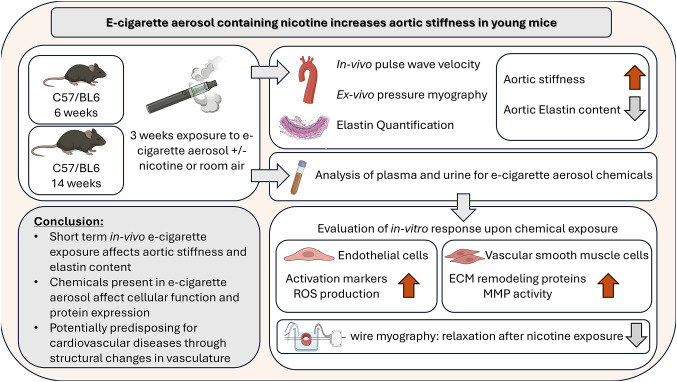
#> input picture data/clean/PMC13342398_12012_2026_10156_Figa_HTML.jpg, 677 x 382 px
$ python -i panel_segmentation.py   (imports and definitions only)
#> lines starting #> are read from the running program, lines starting #| are printed output that depends on the picture; after the words box and inside, x2 and y2 are one past the last pixel; in counts of white or black regions, pixels touching at a corner belong together
#> further down, picture is the input picture: shape (382, 677, 3); mean B, G, R 224.6, 225.2, 226.6
"""Panel segmentation + content-type gating for scientific figures.

Why this module exists (the core false-positive fix)
-----------------------------------------------------
Scientific figures are collages: continuous-tone imagery (blots, gels,
micrographs) sits next to vector graphics (line plots, bar charts,
diagrams), text labels, and scale bars. The forensic detectors ask "is
this region duplicated?", but duplication is only *suspicious* in
continuous-tone imagery — repeated axis labels, tiled plot markers,
identical scale bars and repeated text are how legitimate figures are
built. Running copy-move/cross-figure matching over the whole composite
is what drove the measured 56.6% copy-move false-alarm rate on real
papers.

This module produces an **analysis mask**: 255 where forensic pixel
analysis is meaningful (continuous-tone panels, minus text and scale
bars), 0 elsewhere. Detectors drop keypoints/regions outside the mask.

Three stages, all classical CV (CPU, training-free):

1. **Recursive X-Y cut** — split the figure at uniform gutter bands
   (rows/columns whose intensity is near-constant across the full span),
   the standard document-layout decomposition. Panels are axis-aligned
   boxes; nested layouts are handled by recursion.
2. **Panel content classification** — each panel is typed as
   ``continuous_tone`` / ``graphics`` / ``text`` / ``blank`` from
   grayscale statistics (see :func:`classify_region`). The rules are
   deliberately biased toward ``continuous_tone`` (a misclassified blot
   would silently disable fraud detection on it, which is worse than a
   few extra graphics pixels staying in the mask).
3. **Text + scale-bar masking** — a morphological-gradient text detector
   (gradient -> Otsu -> horizontal closing -> component shape filter)
   plus a thin-solid-bar detector, subtracted from the mask.

Everything is heuristic and documented as such; the point is not perfect
segmentation but removing the *systematic* legitimate-repetition sources
from the forensic detectors' field of view.
"""

from __future__ import annotations

from dataclasses import dataclass, field

import cv2
import numpy as np

# Panel content types.
CONTINUOUS_TONE = "continuous_tone"
GRAPHICS = "graphics"
TEXT = "text"
BLANK = "blank"


@dataclass
class PanelSegConfig:
    """Knobs for segmentation, classification and masking."""

    # -- X-Y cut ------------------------------------------------------------
    gutter_std_max: float = 4.0     # a row/col with std below this is "uniform"
    gutter_min_frac: float = 0.012  # gutter band must be >= this fraction of dim
    min_panel_frac: float = 0.05    # panels smaller than this fraction of a dim stop recursion
    max_depth: int = 4              # recursion depth cap

    # -- classification (see classify_region for the rationale) --------------
    # Fraction of pixels OUTSIDE the two dominant intensity bins. Vector
    # graphics are dominated by background + one ink tone (low tone fraction);
    # photographs spread across many levels (high tone fraction).
    graphics_tone_frac_max: float = 0.22
    continuous_tone_frac_min: float = 0.45
    # Fraction of pixels whose local (5x5) std exceeds ~1.5 gray levels —
    # photographs are textured almost everywhere, graphics only at edges.
    textured_frac_min: float = 0.30
    blank_std_max: float = 2.0      # panel std below this is blank

    # -- text detection -------------------------------------------------------
    text_min_height: int = 5        # px; component height bounds for text lines
    text_max_height_frac: float = 0.08  # relative to image height
    text_min_aspect: float = 1.2    # text lines are wider than tall
    text_max_aspect: float = 40.0
    text_dilate_px: int = 2         # safety margin around detected text

    # -- scale-bar detection --------------------------------------------------
    bar_max_thickness: int = 8
    bar_min_length: int = 30
    bar_solid_min: float = 0.85     # fill ratio of the component's bbox


@dataclass
class Panel:
    """One segmented panel: bbox in image coords + content type + stats."""

    bbox: tuple[int, int, int, int]   # (x, y, w, h)
    kind: str                         # continuous_tone | graphics | text | blank
    stats: dict = field(default_factory=dict)


# --------------------------------------------------------------------------
# 1. Recursive X-Y cut on uniform gutters
# --------------------------------------------------------------------------
def _uniform_runs(stds: np.ndarray, std_max: float,
                  min_len: int) -> list[tuple[int, int]]:
    """Runs of consecutive uniform lines (std < std_max) at least min_len long.

    Uniformity alone qualifies a gutter — the background may be white,
    black, or gray; what matters is that the band is featureless across
    the whole span.
    """
    uniform = stds < std_max
    runs: list[tuple[int, int]] = []
    start = None
    for i, flag in enumerate(uniform):
        if flag and start is None:
            start = i
        elif not flag and start is not None:
            if i - start >= min_len:
                runs.append((start, i))
            start = None
    if start is not None and len(uniform) - start >= min_len:
        runs.append((start, len(uniform)))
    return runs


def _split_positions(runs: list[tuple[int, int]], span: int,
                     min_panel: int) -> list[int]:
    """Centers of interior gutter runs that leave both children big enough."""
    cuts = []
    for start, end in runs:
        if start <= 0 or end >= span:      # border margin, not a divider
            continue
        center = (start + end) // 2
        if center >= min_panel and span - center >= min_panel:
            cuts.append(center)
    return cuts


def segment_panels(image: np.ndarray,
                   config: PanelSegConfig | None = None) -> list[Panel]:
    """Segment a figure into content-typed panels via recursive X-Y cuts.

    Returns at least one Panel (the whole image, when no gutter is found).
    """
    cfg = config or PanelSegConfig()
    gray = (cv2.cvtColor(image, cv2.COLOR_BGR2GRAY)
            if image.ndim == 3 else image).astype(np.float32)
    h, w = gray.shape
    panels: list[Panel] = []

    def recurse(x0: int, y0: int, x1: int, y1: int, depth: int) -> None:
#> called with x0 = 0, y0 = 0, x1 = 677, y1 = 382, depth = 0
        sub = gray[y0:y1, x0:x1]
        sh, sw = sub.shape
        if sh == 0 or sw == 0:
            return
        if depth < cfg.max_depth and min(sh, sw) > 2:
            row_stds = sub.std(axis=1)
#> row_stds = 382 values, max 104.5 at index 353, min 0.452 at index 381, mean 44.78
            col_stds = sub.std(axis=0)
#> col_stds = 677 values, max 101.9 at index 269, min 1.8 at index 0, mean 53.03
            h_runs = _uniform_runs(row_stds, cfg.gutter_std_max,
                                   max(2, int(cfg.gutter_min_frac * sh)))
#> the loop in _uniform_runs, `for i, flag in enumerate(uniform):` made 382 passes
#> (flag, start) on pass 1: (True, 0)
#> after the loop in _uniform_runs, `for i, flag in enumerate(uniform):`: runs = []; start = 381
#> h_runs = []
            v_runs = _uniform_runs(col_stds, cfg.gutter_std_max,
                                   max(2, int(cfg.gutter_min_frac * sw)))
#> the loop in _uniform_runs (call 2), `for i, flag in enumerate(uniform):` made 677 passes
#> v_runs = []
            h_cuts = _split_positions(h_runs, sh, max(8, int(cfg.min_panel_frac * sh)))
#> h_cuts = []
            v_cuts = _split_positions(v_runs, sw, max(8, int(cfg.min_panel_frac * sw)))
#> v_cuts = []
            # Cut along the direction with more/wider gutters first.
            if h_cuts or v_cuts:
                if len(h_cuts) >= len(v_cuts):
                    edges = [0, *h_cuts, sh]
                    for a, b in zip(edges[:-1], edges[1:], strict=True):
                        recurse(x0, y0 + a, x1, y0 + b, depth + 1)
                else:
                    edges = [0, *v_cuts, sw]
                    for a, b in zip(edges[:-1], edges[1:], strict=True):
                        recurse(x0 + a, y0, x0 + b, y1, depth + 1)
                return
        kind, stats = classify_region(sub, cfg)
        panels.append(Panel(bbox=(x0, y0, x1 - x0, y1 - y0), kind=kind,
                            stats=stats))

    recurse(0, 0, w, h, 0)
    return panels


# --------------------------------------------------------------------------
# 2. Panel content classification
# --------------------------------------------------------------------------
def classify_region(gray: np.ndarray,
                    config: PanelSegConfig | None = None) -> tuple[str, dict]:
    """Type a grayscale region as continuous-tone / graphics / text / blank.

    Statistics used (all cheap, all interpretable):

    * ``tone_frac``    — fraction of pixels outside the two dominant intensity
      bins. Vector graphics are background + ink (near 0); photographs and
      blots spread energy across many levels (high).
    * ``textured_frac``— fraction of pixels with local 5x5 std > 1.5 gray
      levels. Sensor-captured content is textured *everywhere* (noise,
      gradients); graphics are flat except at strokes.
    * ``n_levels``     — number of intensity bins holding >0.05% of pixels.

    The decision is biased toward ``continuous_tone``: gating a blot out of
    the forensic mask silently disables fraud detection there, which is a
    worse failure than leaving some graphics pixels in.
    """
    cfg = config or PanelSegConfig()
    g = gray.astype(np.float32)
    n = g.size
    if n == 0:
        return BLANK, {}
    if float(g.std()) < cfg.blank_std_max:
        return BLANK, {"std": float(g.std())}

    hist = np.bincount(np.clip(g, 0, 255).astype(np.uint8).ravel(),
                       minlength=256).astype(np.float64)
#> hist = 256 values, max 93998 at index 255, min 42 at index 1, mean 1010.2
    top2 = float(np.sort(hist)[-2:].sum() / n)
#> top2 = 0.453
    tone_frac = 1.0 - top2
#> tone_frac = 0.547
    n_levels = int((hist > 0.0005 * n).sum())
#> n_levels = 194

    mu = cv2.blur(g, (5, 5))
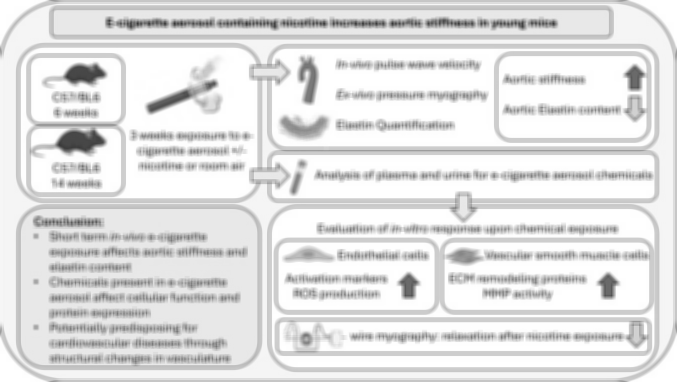
#> mu: shape (382, 677) float32; min 56, max 255, mean 225.4
    var = np.clip(cv2.blur(g * g, (5, 5)) - mu * mu, 0, None)
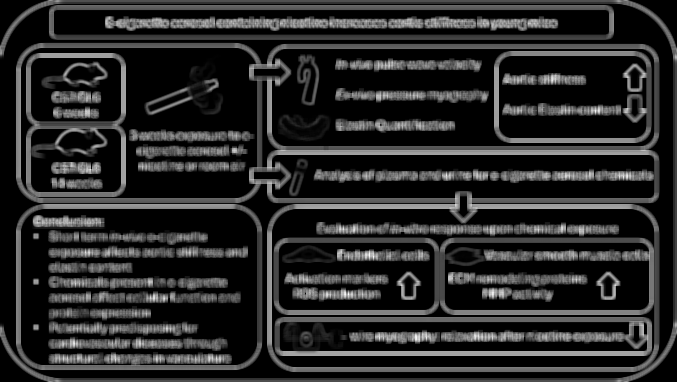
#> var: shape (382, 677) float32; min 0, max 12795.7, mean 2086.9; drawn with min black and max white
    textured_frac = float((np.sqrt(var) > 1.5).mean())
#> textured_frac = 0.587

    stats = {"tone_frac": round(tone_frac, 4), "n_levels": n_levels,
             "textured_frac": round(textured_frac, 4)}
#> stats = {'tone_frac': 0.547, 'n_levels': 194, 'textured_frac': 0.587}

    if tone_frac >= cfg.continuous_tone_frac_min:
        return CONTINUOUS_TONE, stats
    if tone_frac <= cfg.graphics_tone_frac_max and n_levels < 60:
        # Flat two-tone region: line art or text. Distinguish by whether the
        # ink is organized into small text-line-shaped components.
        kind = TEXT if _looks_like_text(g, cfg) else GRAPHICS
        return kind, stats
    # Ambiguous middle ground: JPEG-compressed graphics gain levels, small
    # or noisy photos lose them. Texture coverage is the tiebreaker, biased
    # toward continuous_tone (see docstring).
    if textured_frac >= cfg.textured_frac_min:
        return CONTINUOUS_TONE, stats
    return GRAPHICS, stats


# [9 lines left out: function _looks_like_text, not called in this run]


# --------------------------------------------------------------------------
# 3. Text + scale-bar masking
# --------------------------------------------------------------------------
def _ink_mask(gray: np.ndarray) -> np.ndarray:
    """Foreground 'ink' (dark-on-light or light-on-dark) via Otsu."""
    g8 = np.clip(gray, 0, 255).astype(np.uint8)
    _, bw = cv2.threshold(g8, 0, 255, cv2.THRESH_BINARY + cv2.THRESH_OTSU)
    # Ink is whichever side is the minority.
    if cv2.countNonZero(bw) > bw.size // 2:
        bw = cv2.bitwise_not(bw)
    return bw


def text_mask(gray: np.ndarray, config: PanelSegConfig | None = None,
              dilate: bool = True) -> np.ndarray:
    """Binary mask (255) over likely text regions.

    Classic morphological text detection: intensity gradient -> Otsu ->
    horizontal closing (merges characters into line blobs) -> keep
    components with text-line geometry (bounded height, wide aspect,
    reasonably dense). Handles horizontal labels/captions/axis text; a
    rotated y-axis label may be missed — acceptable, since text masking is
    a false-positive reducer, not a guarantee.
    """
    cfg = config or PanelSegConfig()
    g8 = np.clip(gray, 0, 255).astype(np.uint8)
    h, w = g8.shape
    if h < 8 or w < 8:
        return np.zeros_like(g8)

    grad = cv2.morphologyEx(g8, cv2.MORPH_GRADIENT,
                            cv2.getStructuringElement(cv2.MORPH_RECT, (3, 3)))
    _, bw = cv2.threshold(grad, 0, 255, cv2.THRESH_BINARY + cv2.THRESH_OTSU)
    # Pre-closing character components: a real text line is made of MANY small
    # letter-sized blobs sitting side by side; a solid blot band or a filled
    # marker is one big blob. Counting characters per line is what separates
    # text from figure content (a band's shape alone can pass the geometry
    # filter, which over-masked real blots before this check was added).
    n_char, char_labels, char_stats, _ = cv2.connectedComponentsWithStats(bw, 8)

    # Merge adjacent characters into word/line blobs.
    join = cv2.getStructuringElement(cv2.MORPH_RECT, (max(9, w // 60), 1))
    joined = cv2.morphologyEx(bw, cv2.MORPH_CLOSE, join)

    max_height = max(cfg.text_min_height + 1, int(cfg.text_max_height_frac * h))
    n_labels, labels, stats, _ = cv2.connectedComponentsWithStats(joined, 8)
    out = np.zeros_like(g8)
    for i in range(1, n_labels):
        x, y, bw_, bh, area = stats[i]
        if not (cfg.text_min_height <= bh <= max_height):
            continue
        aspect = bw_ / max(bh, 1)
        if not (cfg.text_min_aspect <= aspect <= cfg.text_max_aspect):
            continue
        if area < 0.18 * bw_ * bh:   # too sparse to be a text line
            continue
        # Require several small character-sized components inside this line
        # box — the signature of text, absent in solid bands/markers.
        comp = char_labels[y:y + bh, x:x + bw_]
        ids = [c for c in np.unique(comp) if c != 0]
        small = sum(1 for c in ids
                    if char_stats[c, cv2.CC_STAT_HEIGHT] <= 1.3 * bh
                    and char_stats[c, cv2.CC_STAT_WIDTH] <= 1.5 * bh)
        if small < 3:
            continue
        out[labels == i] = 255
    if dilate and cfg.text_dilate_px > 0:
        k = cv2.getStructuringElement(
            cv2.MORPH_ELLIPSE,
            (2 * cfg.text_dilate_px + 1, 2 * cfg.text_dilate_px + 1))
        out = cv2.dilate(out, k)
    return out


def scale_bar_mask(gray: np.ndarray,
                   config: PanelSegConfig | None = None) -> np.ndarray:
    """Binary mask over thin, solid, elongated bars (scale bars, rules)."""
    cfg = config or PanelSegConfig()
    ink = _ink_mask(gray)
    n_labels, labels, stats, _ = cv2.connectedComponentsWithStats(ink, 8)
    out = np.zeros_like(ink)
    for i in range(1, n_labels):
        x, y, w_, h_, area = stats[i]
        thin_horiz = h_ <= cfg.bar_max_thickness and w_ >= cfg.bar_min_length
        thin_vert = w_ <= cfg.bar_max_thickness and h_ >= cfg.bar_min_length
        if not (thin_horiz or thin_vert):
            continue
        if area < cfg.bar_solid_min * w_ * h_:  # not solid — a line of dots/text
            continue
        out[labels == i] = 255
    return cv2.dilate(out, cv2.getStructuringElement(cv2.MORPH_ELLIPSE, (5, 5)))


# --------------------------------------------------------------------------
# The one call detectors use
# --------------------------------------------------------------------------
def build_analysis_mask(
    image: np.ndarray, config: PanelSegConfig | None = None,
) -> tuple[np.ndarray, list[Panel]]:
    """255 where forensic pixel analysis is meaningful, 0 elsewhere.

    continuous-tone panels, minus detected text and scale bars. Also
    returns the panel list so callers can report *why* an area was gated.
    """
    cfg = config or PanelSegConfig()
    gray = (cv2.cvtColor(image, cv2.COLOR_BGR2GRAY)
            if image.ndim == 3 else image)
    panels = segment_panels(gray, cfg)
#> in recurse, `kind, stats = classify_region(sub, cfg)`: kind = 'continuous_tone'
#> panels = 1 item
    mask = np.zeros(gray.shape[:2], np.uint8)
    for panel in panels:
        if panel.kind != CONTINUOUS_TONE:
            continue
        x, y, w, h = panel.bbox
        sub = gray[y:y + h, x:x + w]
        region = np.full((h, w), 255, np.uint8)
        region[text_mask(sub, cfg) > 0] = 0
        region[scale_bar_mask(sub, cfg) > 0] = 0
        mask[y:y + h, x:x + w] = region
#> this loop made 1 pass
#> (x, y, n_char in text_mask, max_height in text_mask) on pass 1: (0, 0, 155, 30)
#> pass 1, in text_mask, `grad = cv2.morphologyEx(g8, cv2.MORPH_GRADIENT, cv2.getStructuringElem..`:
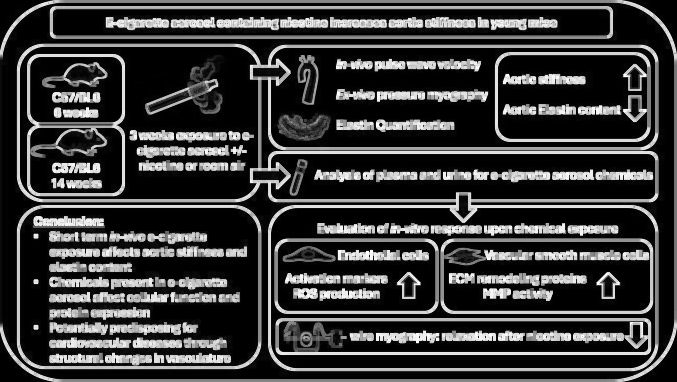
#> grad: shape (382, 677); min 0, max 255, mean 58.6
#> pass 1, in text_mask, `_, bw = cv2.threshold(grad, 0, 255, cv2.THRESH_BINARY + cv2.THRESH_OTSU)`:
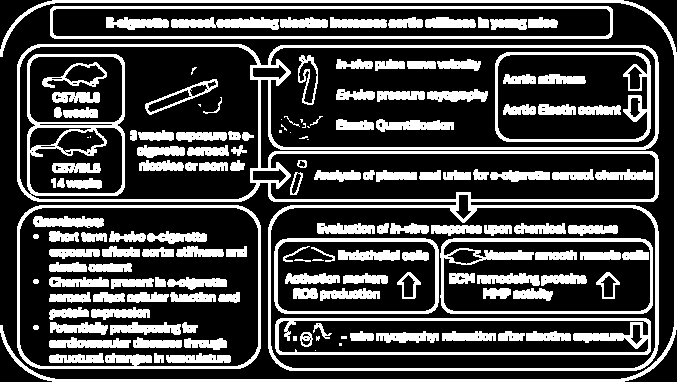
#> bw: shape (382, 677); 28.7% white; 154 white regions (17 under 20 px), largest, box (x1, y1, x2, y2) and area: (17, 44, 659, 371) 14473, (0, 0, 677, 382) 5471, (50, 6, 613, 39) 3534
#> pass 1, in text_mask, `n_char, char_labels, char_stats, _ = cv2.connectedComponentsWithStats(..`:
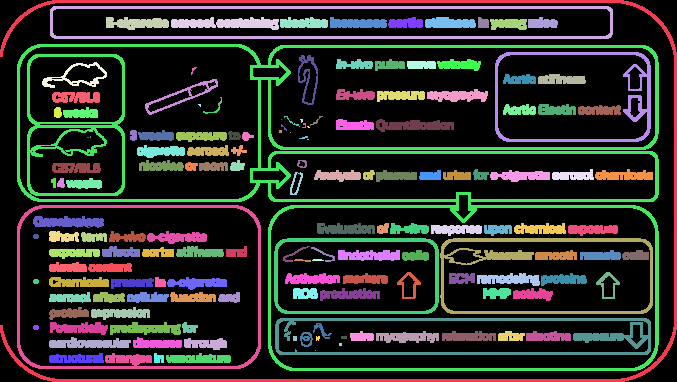
#> char_labels: shape (382, 677) int32; 155 distinct labels, from 0 to 154; one colour per label, 0 black
    return mask, panels


# [11 lines left out: function content_entropy, not called in this run]

>>> import cv2
>>> picture = cv2.imread('../../data/clean/PMC13342398_12012_2026_10156_Figa_HTML.jpg')
>>> result = build_analysis_mask(picture)
